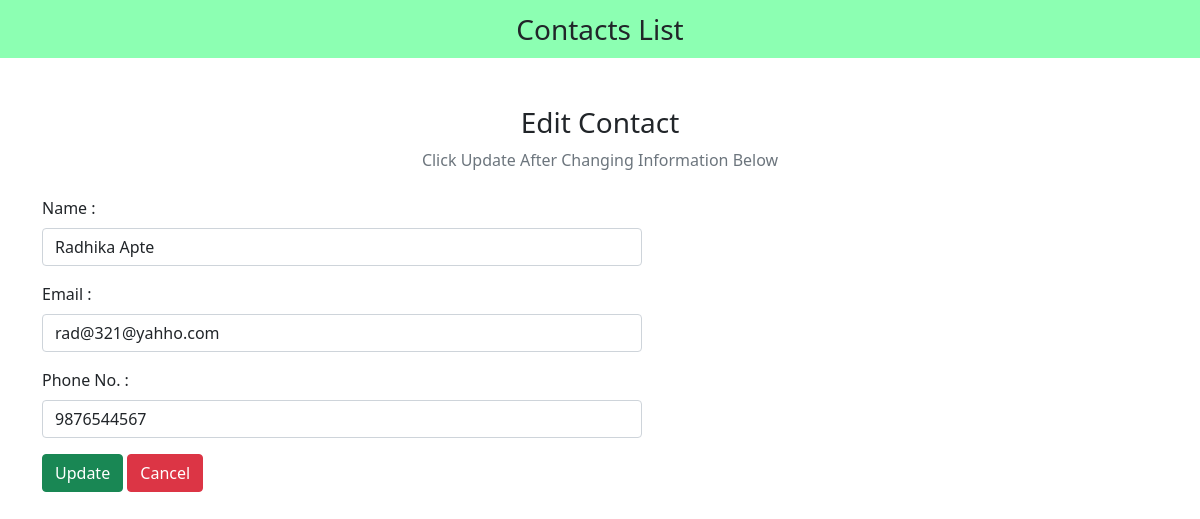
The page /edit.php?id=3 on the database its author committed.
### tables this page shows
CREATE TABLE `contact_list` (
  `id` int(11) NOT NULL,
  `name` varchar(255) NOT NULL,
  `phone` varchar(10) NOT NULL,
  `email` varchar(255) NOT NULL
);

### edit.php (the view, shortened to what this page needs)
<?php
include "db_conn.php";
$id = $_GET['id'];
?>
<!DOCTYPE html>
<html lang="en">
<head>
    <link href="https://cdn.jsdelivr.net/npm/bootstrap@5.1.3/dist/css/bootstrap.min.css" rel="stylesheet"
>
</head>
<body>
    <nav class="navbar navbar-light justify-content-center fs-3 mb-5" style="background-color:#00ff5573">
        Contacts List
    </nav>
    <div class="container">
        <div class="text-center mb-4">
            <h3>Edit Contact</h3>
            <p class="text-muted">Click Update After Changing Information Below</p>
        </div>
        <?php
        $sql = "SELECT * from `contact_list` where id=$id LIMIT 1";
        $result = mysqli_query($conn, $sql);
        $row = mysqli_fetch_assoc($result);
        ?>
        <form action="" method="post" style="width:50vw; min-width:300px;">
            <div class="mb-3">
                <label for="name" class="form-label">Name :</label>
                <input type="text" class="form-control" name="name" value="<?= $row['name'] ?>" id="name">
            </div>
            <div class="mb-3">
                <label for="email" class="form-label">Email :</label>
                <input type="email" class="form-control" name="email" value="<?= $row['email'] ?>" id="email">
            </div>
            <div class="mb-3">
                <label class="form-label" for="phone">Phone No. :</label>
                <input type="number" class="form-control" name="phone" value="<?= $row['phone'] ?>" id="phone">
            </div>
            <button type="submit" class="btn btn-success" name="submit">Update</button>
            <a href="index.php" class="btn btn-danger">Cancel</a>
        </form>
    </div>
</body>
</html>

### rows shown on the page
contact_list: name "Radhika Apte", email "rad@321@yahho.com", phone "9876544567"
